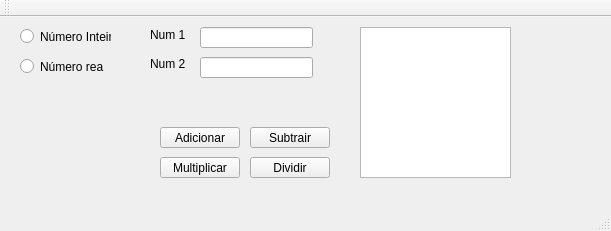
<?xml version="1.0" encoding="UTF-8"?>
<ui version="4.0">
 <class>MainWindow</class>
 <widget class="QMainWindow" name="MainWindow">
  <property name="geometry">
   <rect>
    <x>0</x>
    <y>0</y>
    <width>611</width>
    <height>231</height>
   </rect>
  </property>
  <property name="windowTitle">
   <string>MainWindow</string>
  </property>
  <widget class="QWidget" name="centralWidget">
   <widget class="QPushButton" name="pushButton_3">
    <property name="geometry">
     <rect>
      <x>160</x>
      <y>110</y>
      <width>80</width>
      <height>21</height>
     </rect>
    </property>
    <property name="text">
     <string>Adicionar</string>
    </property>
   </widget>
   <widget class="QPushButton" name="pushButton_4">
    <property name="geometry">
     <rect>
      <x>250</x>
      <y>110</y>
      <width>80</width>
      <height>21</height>
     </rect>
    </property>
    <property name="text">
     <string>Subtrair</string>
    </property>
   </widget>
   <widget class="QPushButton" name="pushButton_5">
    <property name="geometry">
     <rect>
      <x>160</x>
      <y>140</y>
      <width>80</width>
      <height>21</height>
     </rect>
    </property>
    <property name="text">
     <string>Multiplicar</string>
    </property>
   </widget>
   <widget class="QPushButton" name="pushButton_6">
    <property name="geometry">
     <rect>
      <x>250</x>
      <y>140</y>
      <width>80</width>
      <height>21</height>
     </rect>
    </property>
    <property name="text">
     <string>Dividir</string>
    </property>
   </widget>
   <widget class="QTextEdit" name="textEdit">
    <property name="geometry">
     <rect>
      <x>360</x>
      <y>10</y>
      <width>151</width>
      <height>151</height>
     </rect>
    </property>
   </widget>
   <widget class="QLineEdit" name="lineEdit">
    <property name="geometry">
     <rect>
      <x>200</x>
      <y>10</y>
      <width>113</width>
      <height>21</height>
     </rect>
    </property>
   </widget>
   <widget class="QLineEdit" name="lineEdit_2">
    <property name="geometry">
     <rect>
      <x>200</x>
      <y>40</y>
      <width>113</width>
      <height>21</height>
     </rect>
    </property>
   </widget>
   <widget class="QLabel" name="label">
    <property name="geometry">
     <rect>
      <x>150</x>
      <y>10</y>
      <width>47</width>
      <height>16</height>
     </rect>
    </property>
    <property name="text">
     <string>Num 1</string>
    </property>
   </widget>
   <widget class="QLabel" name="label_2">
    <property name="geometry">
     <rect>
      <x>150</x>
      <y>40</y>
      <width>47</width>
      <height>13</height>
     </rect>
    </property>
    <property name="text">
     <string>Num 2</string>
    </property>
   </widget>
   <widget class="QRadioButton" name="radioButton_Inteiro">
    <property name="geometry">
     <rect>
      <x>20</x>
      <y>10</y>
      <width>91</width>
      <height>19</height>
     </rect>
    </property>
    <property name="text">
     <string>Número Inteiro</string>
    </property>
   </widget>
   <widget class="QRadioButton" name="radioButton_Real">
    <property name="geometry">
     <rect>
      <x>20</x>
      <y>40</y>
      <width>84</width>
      <height>19</height>
     </rect>
    </property>
    <property name="text">
     <string>Número real</string>
    </property>
   </widget>
  </widget>
  <widget class="QMenuBar" name="menuBar">
   <property name="geometry">
    <rect>
     <x>0</x>
     <y>0</y>
     <width>611</width>
     <height>20</height>
    </rect>
   </property>
  </widget>
  <widget class="QToolBar" name="mainToolBar">
   <attribute name="toolBarArea">
    <enum>TopToolBarArea</enum>
   </attribute>
   <attribute name="toolBarBreak">
    <bool>false</bool>
   </attribute>
  </widget>
  <widget class="QStatusBar" name="statusBar"/>
 </widget>
 <layoutdefault spacing="6" margin="11"/>
 <resources/>
 <connections/>
</ui>
